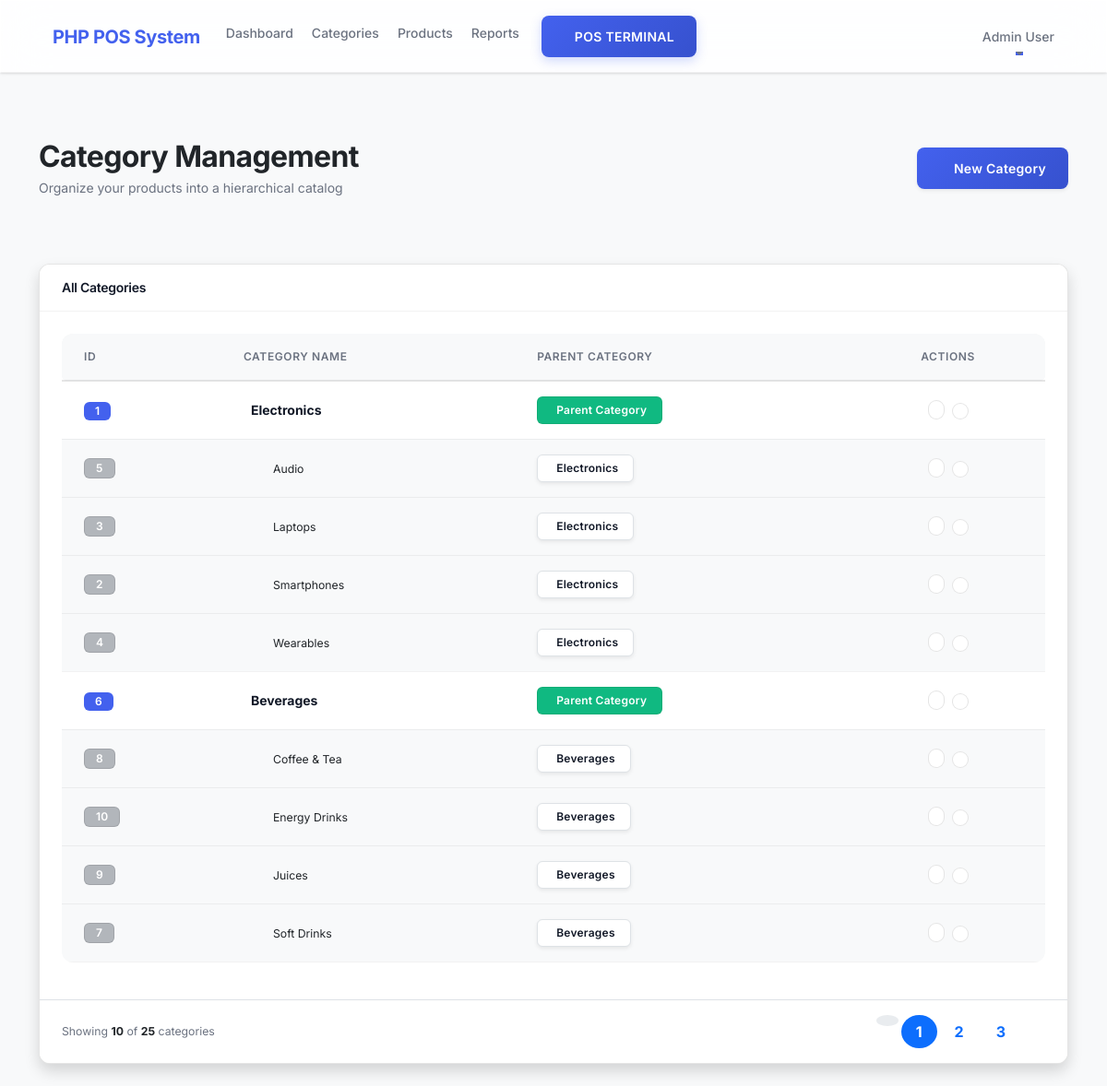
Page /categories (signed in) on the committed database.
### tables this page shows
CREATE TABLE `categories` (
  `id` int(11) NOT NULL,
  `name` varchar(255) NOT NULL,
  `parent_id` int(11) DEFAULT NULL,
  `created_at` timestamp NOT NULL DEFAULT current_timestamp()
);

### app/controllers/Categories.php (called while the page is built, shortened)
<?php
class Categories extends Controller {
    public function __construct(){
        $this->categoryModel = $this->model('Category');
    }
    public function index(){
        $limit = 10;
        $page = isset($_GET['page']) && is_numeric($_GET['page']) ? (int)$_GET['page'] : 1;
        $page = $page < 1 ? 1 : $page;
        $offset = ($page - 1) * $limit;
        $totalCategories = $this->categoryModel->getCategoriesCount();
        $categories = $this->categoryModel->getCategories($limit, $offset);
        $totalPages = ceil($totalCategories / $limit);
        $data = [
            'categories' => $categories,
            'currentPage' => $page,
            'totalPages' => $totalPages,
            'totalResults' => $totalCategories
        ];
        $this->view('categories/index', $data);
    }
}

### app/libraries/Core.php (called while the page is built, shortened)
<?php
class Core {
    protected $currentMethod = 'index';
    public function __construct(){
        $url = $this->getUrl();
        if(isset($url[0]) && file_exists('../app/controllers/' . ucwords($url[0]) . '.php')){
            unset($url[0]);
        }
        $this->currentController = new $this->currentController;
        $this->params = $url ? array_values($url) : [];
        call_user_func_array([$this->currentController, $this->currentMethod], $this->params);
    }
    public function getUrl(){
        if(isset($_GET['url'])){
            $url = rtrim($_GET['url'], '/');
            $url = filter_var($url, FILTER_SANITIZE_URL);
            $url = explode('/', $url);
            return $url;
        }
    }
}

### public/index.php (called while the page is built, shortened)
<?php
$init = new Core;

### app/helpers/session_helper.php (called while the page is built, shortened)
<?php
function isAdmin(){
    if(isset($_SESSION['user_role']) && $_SESSION['user_role'] == 'admin'){
        return true;
    } else {
        return false;
    }
}

### app/libraries/Database.php (called while the page is built, shortened)
<?php
class Database {
    private $host = DB_HOST;
    private $user = DB_USER;
    private $pass = DB_PASS;
    private $dbname = DB_NAME;
    public $dbh;
    private $stmt;
    public function __construct(){
        $dsn = 'mysql:host=' . $this->host . ';dbname=' . $this->dbname;
        $options = array(
            PDO::ATTR_PERSISTENT => true,
            PDO::ATTR_ERRMODE => PDO::ERRMODE_EXCEPTION
        );
        try{
            $this->dbh = new PDO($dsn, $this->user, $this->pass, $options);
        } catch(PDOException $e){
            $this->error = $e->getMessage();
            echo $this->error;
        }
    }
    public function query($sql){
        $this->stmt = $this->dbh->prepare($sql);
    }
    public function bind($param, $value, $type = null){
        if(is_null($type)){
            switch(true){
                case is_int($value):
                    $type = PDO::PARAM_INT;
                    break;
            }
        }
        $this->stmt->bindValue($param, $value, $type);
    }
    public function execute(){
        return $this->stmt->execute();
    }
    public function resultSet(){
        $this->execute();
        return $this->stmt->fetchAll(PDO::FETCH_OBJ);
    }
}

### app/models/Category.php (called while the page is built, shortened)
<?php
class Category {
    private $db;
    public function __construct(){
        $this->db = new Database;
    }
    public function getCategories($limit = null, $offset = null){
        $sql = 'SELECT c.*, p.name as parent_name
                FROM categories c
                LEFT JOIN categories p ON c.parent_id = p.id
                ORDER BY COALESCE(c.parent_id, c.id), c.parent_id IS NOT NULL, c.name';
        if($limit !== null && $offset !== null){
            $sql .= ' LIMIT :limit OFFSET :offset';
            $this->db->query($sql);
            $this->db->bind(':limit', (int)$limit);
            $this->db->bind(':offset', (int)$offset);
        } else {
            $this->db->query($sql);
        }
        return $this->db->resultSet();
    }
    public function getCategoriesCount(){
        $this->db->query('SELECT COUNT(*) as count FROM categories');
        $row = $this->db->single();
        return $row->count;
    }
}

### app/views/categories/index.php (the view, shortened to what this page needs)
<?php require APPROOT . '/views/inc/header.php'; ?>
<div class="row mb-4 align-items-center py-5">
    <div class="col-md-6">
        <h1 class="h2 mb-1 fw-bold text-dark">Category Management</h1>
        <p class="text-secondary mb-0">Organize your products into a hierarchical catalog</p>
    </div>
    <div class="col-md-6 text-md-end mt-3 mt-md-0">
        <?php if(isAdmin()) : ?>
        <a href="<?php echo URLROOT; ?>/categories/add" class="btn btn-primary px-4 shadow-sm">
            <i class="ph-bold ph-plus me-2"></i>New Category
        </a>
        <?php endif; ?>
    </div>
</div>
<div class="card shadow mb-4">
    <div class="card-header py-3 bg-white">
        <h6 class="m-0 font-weight-bold text-primary">All Categories</h6>
    </div>
    <div class="card-body">
        <div class="table-responsive">
            <table class="table table-hover" width="100%" cellspacing="0">
                <thead class="table-light">
                    <tr>
                        <th class="border-0 rounded-start">ID</th>
                        <th class="border-0">Category Name</th>
                        <th class="border-0">Parent Category</th>
                        <?php if(isAdmin()) : ?>
                        <th class="border-0 text-center rounded-end">Actions</th>
                        <?php endif; ?>
                    </tr>
                </thead>
                <tbody>
                    <?php if(empty($data['categories'])) : ?>
                        <tr><td colspan="4" class="text-center py-4 text-muted">No categories found. Add one to get started!</td></tr>
                    <?php else : ?>
                        <?php foreach($data['categories'] as $category) : ?>
                            <tr class="<?php echo $category->parent_id ? 'table-light' : 'fw-bold bg-light bg-opacity-10'; ?>">
                                <td class="align-middle">
                                    <span class="badge <?php echo $category->parent_id ? 'bg-secondary bg-opacity-50' : 'bg-primary'; ?>">
                                        <?php echo $category->id; ?>
                                    </span>
                                </td>
                                <td class="align-middle">
                                    <?php if($category->parent_id) : ?>
                                        <span class="ms-4 text-muted small">
                                            <span class="text-dark"><?php echo $category->name; ?></span>
                                        </span>
                                    <?php else : ?>
                                        <?php echo $category->name; ?>
                                    <?php endif; ?>
                                </td>
                                <td class="align-middle">
                                    <?php if($category->parent_name) : ?>
                                        <span class="badge bg-white text-primary border shadow-sm px-3 py-2">
                                            <i class="ph ph-folder me-1"></i><?php echo $category->parent_name; ?>
                                        </span>
                                    <?php else : ?>
                                        <span class="badge bg-success bg-opacity-10 text-success border border-success border-opacity-25 px-3 py-2">
                                            <i class="ph-bold ph-crown me-1"></i>Parent Category
                                        </span>
                                    <?php endif; ?>
                                </td>
                                <?php if(isAdmin()) : ?>
                                <td class="align-middle text-center">
                                    <div class="d-flex gap-2 justify-content-center">
                                        <a href="<?php echo URLROOT; ?>/categories/edit/<?php echo $category->id; ?>" class="btn btn-sm btn-light rounded-pill p-2" title="Edit">
                                        </a>
                                        <form class="d-inline confirm-delete" action="<?php echo URLROOT; ?>/categories/delete/<?php echo $category->id; ?>" method="post" data-title="Delete Category?" data-text="This will permanently delete '<?php echo $category->name; ?>'. Products in this category may become uncategorized.">
                                            <button type="submit" class="btn btn-sm btn-light rounded-pill p-2" title="Delete">
                                            </button>
                                        </form>
                                    </div>
                                </td>
                                <?php endif; ?>
                            </tr>
                        <?php endforeach; ?>
                    <?php endif; ?>
                </tbody>
            </table>
        </div>
    </div>
    <div class="card-footer bg-white py-3 px-4 border-top">
        <div class="d-flex justify-content-between align-items-center">
            <div class="text-secondary small">
                Showing <span class="fw-bold text-dark"><?php echo count($data['categories']); ?></span> of <span class="fw-bold text-dark"><?php echo $data['totalResults']; ?></span> categories
            </div>
            <?php if($data['totalPages'] > 1) : ?>
            <nav aria-label="Category pagination">
                <ul class="pagination mb-0 gap-1">
                    <li class="page-item <?php echo ($data['currentPage'] <= 1) ? 'disabled' : ''; ?>">
                        <a class="page-link border-0 rounded-circle shadow-none" href="?page=<?php echo $data['currentPage'] - 1; ?>">
                        </a>
                    </li>
                    <?php
                        $startP = max(1, $data['currentPage'] - 2);
                        $endP = min($data['totalPages'], $data['currentPage'] + 2);
                        for($i = $startP; $i <= $endP; $i++) :
                    ?>
                        <li class="page-item <?php echo ($data['currentPage'] == $i) ? 'active' : ''; ?>">
                            <a class="page-link border-0 rounded-circle shadow-none px-3 fw-bold" href="?page=<?php echo $i; ?>"><?php echo $i; ?></a>
                        </li>
                    <?php endfor; ?>
                    <li class="page-item <?php echo ($data['currentPage'] >= $data['totalPages']) ? 'disabled' : ''; ?>">
                        <a class="page-link border-0 rounded-circle shadow-none" href="?page=<?php echo $data['currentPage'] + 1; ?>">
                        </a>
                    </li>
                </ul>
            </nav>
            <?php endif; ?>
        </div>
    </div>
</div>
<?php require APPROOT . '/views/inc/footer.php'; ?>

### rows in the picture
categories: id "1", name "Electronics", shows "Parent Category"
categories: id "5", name "Audio", parent.name "Electronics"
categories: id "3", name "Laptops", parent.name "Electronics"
categories: id "2", name "Smartphones", parent.name "Electronics"
categories: id "4", name "Wearables", parent.name "Electronics"
categories: id "6", name "Beverages", shows "Parent Category"
categories: id "8", name "Coffee & Tea", parent.name "Beverages"
categories: id "10", name "Energy Drinks", parent.name "Beverages"
categories: id "9", name "Juices", parent.name "Beverages"
categories: id "7", name "Soft Drinks", parent.name "Beverages"

### other values in the picture
SITENAME "PHP POS System"
$_SESSION['user_name'] "Admin User"
count($data['categories']) "10"
$data['totalResults'] "25"
